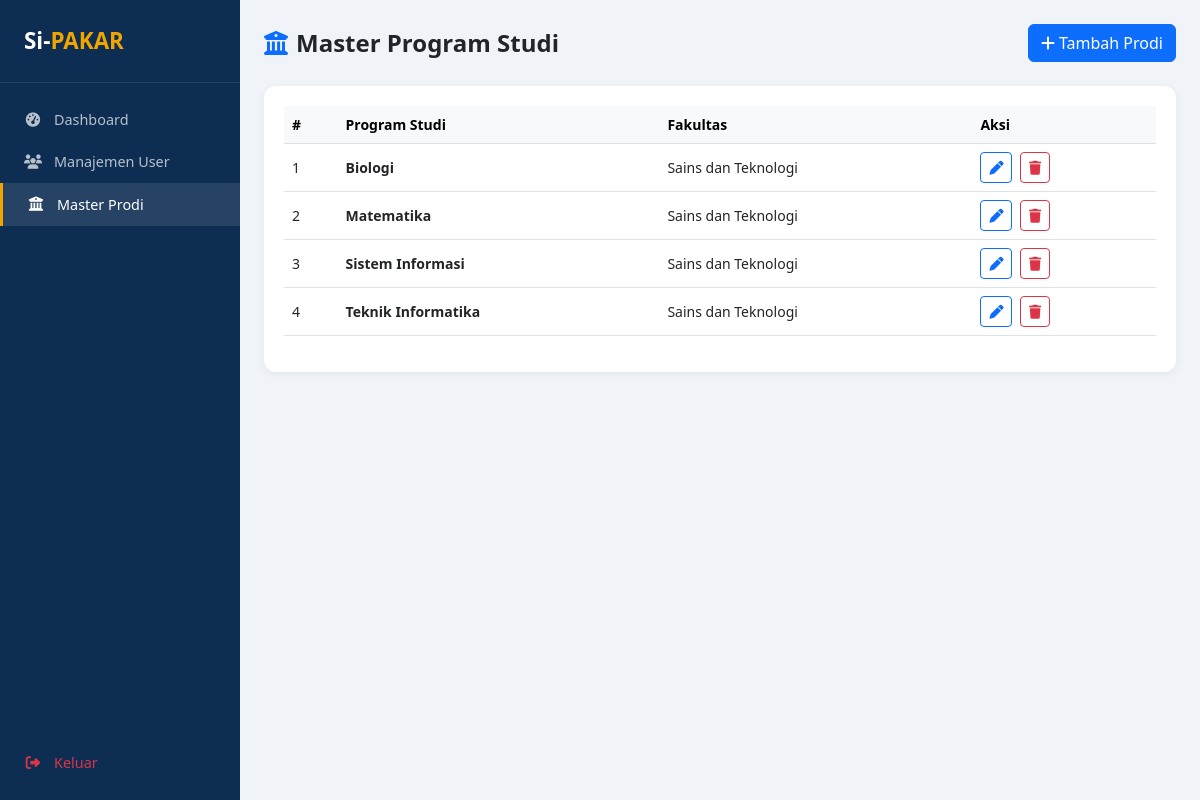
Screenshot of /admin/prodi.php (signed in) with the database file from the repository.
### tables this page shows
CREATE TABLE prodi (
    id          INT AUTO_INCREMENT PRIMARY KEY,
    nama_prodi  VARCHAR(100) NOT NULL,
    fakultas    VARCHAR(100) NOT NULL
);

### admin/prodi.php (the view, shortened to what this page needs)
<?php
$pdo    = getDB();
$action = $_GET['action'] ?? 'list';
$allProdi = $pdo->query("SELECT * FROM prodi ORDER BY fakultas, nama_prodi")->fetchAll();
?>
<!DOCTYPE html>
<html lang="id">
<head>
<link href="https://cdn.jsdelivr.net/npm/bootstrap@5.3.0/dist/css/bootstrap.min.css" rel="stylesheet">
<link href="https://cdnjs.cloudflare.com/ajax/libs/font-awesome/6.4.0/css/all.min.css" rel="stylesheet">
</head>
<body>
<nav class="sidebar">
  <div class="brand">Si-<span>PAKAR</span></div>
  <ul class="nav flex-column">
    <li><a href="dashboard.php" class="nav-link"><i class="fa fa-gauge-high fa-fw"></i><span>Dashboard</span></a></li>
    <li><a href="users.php" class="nav-link"><i class="fa fa-users fa-fw"></i><span>Manajemen User</span></a></li>
    <li><a href="prodi.php" class="nav-link active"><i class="fa fa-university fa-fw"></i><span>Master Prodi</span></a></li>
    <li style="position:absolute;bottom:1rem;width:100%">
      <a href="/sipakar/sipakar/logout.php" class="nav-link text-danger"><i class="fa fa-right-from-bracket fa-fw"></i><span>Keluar</span></a>
    </li>
  </ul>
</nav>
<div class="main-content">
  <div class="d-flex justify-content-between align-items-center mb-4">
    <h4 class="fw-bold mb-0"><i class="fa fa-university me-2 text-primary"></i>Master Program Studi</h4>
    <?php if ($action === 'list'): ?>
    <a href="prodi.php?action=tambah" class="btn btn-primary"><i class="fa fa-plus me-1"></i>Tambah Prodi</a>
    <?php else: ?>
    <a href="prodi.php" class="btn btn-outline-secondary"><i class="fa fa-arrow-left me-1"></i>Kembali</a>
    <?php endif; ?>
  </div>
  <div class="card-section">
    <table class="table table-hover small align-middle">
      <thead class="table-light">
        <tr><th>#</th><th>Program Studi</th><th>Fakultas</th><th>Aksi</th></tr>
      </thead>
      <tbody>
      <?php foreach ($allProdi as $i => $p): ?>
      <tr>
        <td><?= $i+1 ?></td>
        <td class="fw-semibold"><?= htmlspecialchars($p['nama_prodi']) ?></td>
        <td><?= htmlspecialchars($p['fakultas']) ?></td>
        <td>
          <a href="prodi.php?action=edit&id=<?= $p['id'] ?>" class="btn btn-sm btn-outline-primary me-1"><i class="fa fa-pen"></i></a>
          <a href="prodi.php?action=hapus&id=<?= $p['id'] ?>"
             class="btn btn-sm btn-outline-danger"
             onclick="return confirm('Hapus prodi ini?')">
            <i class="fa fa-trash"></i>
          </a>
        </td>
      </tr>
      <?php endforeach; ?>
      </tbody>
    </table>
  </div>
</div>
</body>
</html>

### admin/prodi.php (style rules this page uses)
:root { --primary:#1a4f8a; --accent:#f0a500; --sidebar:#0d2d52; }
body { background:#f0f4f8; font-family:'Segoe UI',sans-serif; }
.sidebar { width:240px; min-height:100vh; background:var(--sidebar); position:fixed; top:0;left:0; padding:1.5rem 0; z-index:100; }
.sidebar .brand { color:#fff; font-size:1.4rem; font-weight:800; padding:0 1.5rem 1.5rem; border-bottom:1px solid rgba(255,255,255,.1); margin-bottom:1rem; }
.sidebar .brand span { color:var(--accent); }
.sidebar .nav-link { color:rgba(255,255,255,.7); padding:.65rem 1.5rem; font-size:.9rem; display:flex; align-items:center; gap:.75rem; transition:all .2s; }
.sidebar .nav-link:hover,.sidebar .nav-link.active { color:#fff; background:rgba(255,255,255,.1); border-left:3px solid var(--accent); }
.main-content { margin-left:240px; padding:1.5rem; }
.card-section { background:#fff; border-radius:12px; padding:1.25rem; box-shadow:0 2px 10px rgba(0,0,0,.06); }

### rows the page displays
prodi: nama_prodi "Biologi", fakultas "Sains dan Teknologi"
prodi: nama_prodi "Matematika", fakultas "Sains dan Teknologi"
prodi: nama_prodi "Sistem Informasi", fakultas "Sains dan Teknologi"
prodi: nama_prodi "Teknik Informatika", fakultas "Sains dan Teknologi"
